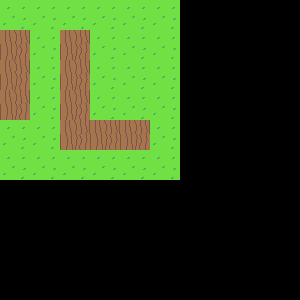

Tiled map render using the project's own tile images. Description and the whole map definition, tile-layer contents included, below:
An orthogonal 10x10 tile map with 30x30 px tiles, 1 tile layer (Camada de Tiles 1), 4 tilesets.

<map version="1.2" tiledversion="1.3.0" orientation="orthogonal" renderorder="left-up" compressionlevel="0" width="10" height="10" tilewidth="30" tileheight="30" infinite="0" nextlayerid="12" nextobjectid="34">
 <properties>
  <property name="ENEMIES" value="madladcat-peacockpigeon-" />
  <property name="INTERIOR" value="1" />
  <property name="SIGNAL" type="int" value="3" />
 </properties>
 <tileset firstgid="1" source="../Tiles/Files/nature.tsx" />
 <tileset firstgid="50" source="../Tiles/Files/streets.tsx" />
 <tileset firstgid="141" name="buildings" tilewidth="30" tileheight="30" tilecount="48" columns="6">
  <image source="../Tiles/buildings.png" width="180" height="240" />
  <tile id="0">
   <properties>
    <property name="TYPE" value="wall" />
   </properties>
  </tile>
  <tile id="1">
   <properties>
    <property name="TYPE" value="wall" />
   </properties>
  </tile>
  <tile id="2">
   <properties>
    <property name="TYPE" value="wall" />
   </properties>
  </tile>
  <tile id="3">
   <properties>
    <property name="TYPE" value="wall" />
   </properties>
  </tile>
  <tile id="6">
   <properties>
    <property name="TYPE" value="wall" />
   </properties>
  </tile>
  <tile id="7">
   <properties>
    <property name="TYPE" value="wall" />
   </properties>
  </tile>
  <tile id="8">
   <properties>
    <property name="TYPE" value="wall" />
   </properties>
  </tile>
  <tile id="9">
   <properties>
    <property name="TYPE" value="wall" />
   </properties>
  </tile>
  <tile id="10">
   <properties>
    <property name="TYPE" value="wall" />
   </properties>
  </tile>
  <tile id="18">
   <properties>
    <property name="TYPE" value="wall" />
   </properties>
  </tile>
  <tile id="19">
   <properties>
    <property name="TYPE" value="wall" />
   </properties>
  </tile>
  <tile id="24">
   <properties>
    <property name="TYPE" value="wall" />
   </properties>
  </tile>
  <tile id="25">
   <properties>
    <property name="TYPE" value="wall" />
   </properties>
  </tile>
 </tileset>
 <tileset firstgid="189" source="../Tiles/Files/interior.tsx" />
 <layer id="1" name="Camada de Tiles 1" width="10" height="10">
  <data encoding="csv">
1,1,1,1,1,1,0,0,0,0,
24,1,24,1,1,1,0,0,0,0,
24,1,24,1,1,1,0,0,0,0,
24,1,24,1,1,1,0,0,0,0,
1,1,24,24,24,1,0,0,0,0,
1,1,1,1,1,1,0,0,0,0,
0,0,0,0,0,0,0,0,0,0,
0,0,0,0,0,0,0,0,0,0,
0,0,0,0,0,0,0,0,0,0,
0,0,0,0,0,0,0,0,0,0
</data>
 </layer>
</map>
